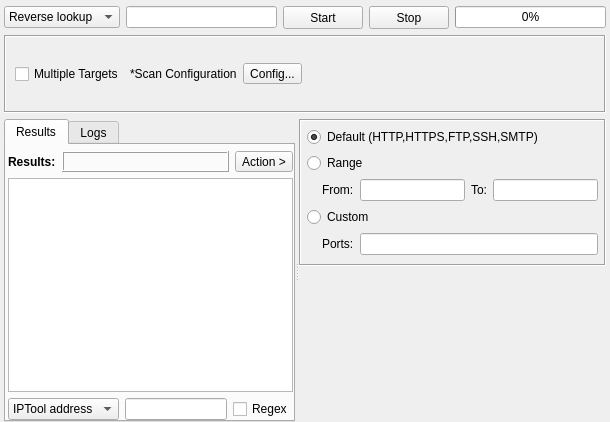
<?xml version="1.0" encoding="UTF-8"?>
<ui version="4.0">
 <class>IPTool</class>
 <widget class="QWidget" name="IPTool">
  <property name="geometry">
   <rect>
    <x>0</x>
    <y>0</y>
    <width>610</width>
    <height>422</height>
   </rect>
  </property>
  <property name="windowTitle">
   <string>Form</string>
  </property>
  <property name="styleSheet">
   <string notr="true"/>
  </property>
  <layout class="QVBoxLayout" name="verticalLayout_3">
   <property name="leftMargin">
    <number>4</number>
   </property>
   <property name="topMargin">
    <number>6</number>
   </property>
   <property name="rightMargin">
    <number>4</number>
   </property>
   <property name="bottomMargin">
    <number>0</number>
   </property>
   <item>
    <layout class="QHBoxLayout" name="horizontalLayout_5">
     <item>
      <widget class="QComboBox" name="comboBoxOption">
       <property name="sizePolicy">
        <sizepolicy hsizetype="Fixed" vsizetype="Fixed">
         <horstretch>0</horstretch>
         <verstretch>0</verstretch>
        </sizepolicy>
       </property>
       <property name="minimumSize">
        <size>
         <width>0</width>
         <height>0</height>
        </size>
       </property>
       <property name="focusPolicy">
        <enum>Qt::NoFocus</enum>
       </property>
       <property name="styleSheet">
        <string notr="true"/>
       </property>
       <item>
        <property name="text">
         <string>Reverse lookup</string>
        </property>
       </item>
       <item>
        <property name="text">
         <string>Port Scan</string>
        </property>
       </item>
       <item>
        <property name="text">
         <string>Ping Scan</string>
        </property>
       </item>
      </widget>
     </item>
     <item>
      <widget class="QLineEdit" name="lineEditTarget"/>
     </item>
     <item>
      <widget class="QPushButton" name="buttonStart">
       <property name="sizePolicy">
        <sizepolicy hsizetype="Fixed" vsizetype="Fixed">
         <horstretch>0</horstretch>
         <verstretch>0</verstretch>
        </sizepolicy>
       </property>
       <property name="minimumSize">
        <size>
         <width>75</width>
         <height>23</height>
        </size>
       </property>
       <property name="styleSheet">
        <string notr="true"/>
       </property>
       <property name="text">
        <string>Start</string>
       </property>
      </widget>
     </item>
     <item>
      <widget class="QPushButton" name="buttonStop">
       <property name="sizePolicy">
        <sizepolicy hsizetype="Fixed" vsizetype="Fixed">
         <horstretch>0</horstretch>
         <verstretch>0</verstretch>
        </sizepolicy>
       </property>
       <property name="minimumSize">
        <size>
         <width>75</width>
         <height>23</height>
        </size>
       </property>
       <property name="styleSheet">
        <string notr="true"/>
       </property>
       <property name="text">
        <string>Stop</string>
       </property>
      </widget>
     </item>
     <item>
      <widget class="QProgressBar" name="progressBar">
       <property name="minimumSize">
        <size>
         <width>0</width>
         <height>0</height>
        </size>
       </property>
       <property name="maximumSize">
        <size>
         <width>16777215</width>
         <height>16777215</height>
        </size>
       </property>
       <property name="styleSheet">
        <string notr="true"/>
       </property>
       <property name="value">
        <number>0</number>
       </property>
      </widget>
     </item>
    </layout>
   </item>
   <item>
    <widget class="QFrame" name="frame">
     <property name="frameShape">
      <enum>QFrame::Box</enum>
     </property>
     <property name="frameShadow">
      <enum>QFrame::Sunken</enum>
     </property>
     <layout class="QHBoxLayout" name="horizontalLayout_2">
      <property name="leftMargin">
       <number>9</number>
      </property>
      <property name="topMargin">
       <number>6</number>
      </property>
      <property name="rightMargin">
       <number>9</number>
      </property>
      <property name="bottomMargin">
       <number>6</number>
      </property>
      <item>
       <widget class="QCheckBox" name="checkBoxMultipleTargets">
        <property name="text">
         <string>Multiple Targets</string>
        </property>
       </widget>
      </item>
      <item>
       <widget class="QLabel" name="label">
        <property name="text">
         <string>*Scan Configuration</string>
        </property>
       </widget>
      </item>
      <item>
       <widget class="QToolButton" name="buttonConfig">
        <property name="minimumSize">
         <size>
          <width>0</width>
          <height>0</height>
         </size>
        </property>
        <property name="maximumSize">
         <size>
          <width>16777215</width>
          <height>16777215</height>
         </size>
        </property>
        <property name="styleSheet">
         <string notr="true"/>
        </property>
        <property name="text">
         <string>Config...</string>
        </property>
       </widget>
      </item>
      <item>
       <spacer name="horizontalSpacer_6">
        <property name="orientation">
         <enum>Qt::Horizontal</enum>
        </property>
        <property name="sizeHint" stdset="0">
         <size>
          <width>397</width>
          <height>20</height>
         </size>
        </property>
       </spacer>
      </item>
     </layout>
    </widget>
   </item>
   <item>
    <widget class="QSplitter" name="splitter">
     <property name="orientation">
      <enum>Qt::Horizontal</enum>
     </property>
     <widget class="QTabWidget" name="tabWidgetResults">
      <property name="styleSheet">
       <string notr="true"/>
      </property>
      <property name="tabPosition">
       <enum>QTabWidget::North</enum>
      </property>
      <property name="currentIndex">
       <number>0</number>
      </property>
      <widget class="QWidget" name="tabResults">
       <attribute name="title">
        <string>Results</string>
       </attribute>
       <layout class="QVBoxLayout" name="verticalLayout">
        <property name="leftMargin">
         <number>2</number>
        </property>
        <property name="topMargin">
         <number>6</number>
        </property>
        <property name="rightMargin">
         <number>0</number>
        </property>
        <property name="bottomMargin">
         <number>0</number>
        </property>
        <item>
         <layout class="QHBoxLayout" name="horizontalLayout_18">
          <item>
           <widget class="QLabel" name="label_14">
            <property name="sizePolicy">
             <sizepolicy hsizetype="Maximum" vsizetype="Preferred">
              <horstretch>0</horstretch>
              <verstretch>0</verstretch>
             </sizepolicy>
            </property>
            <property name="font">
             <font>
              <weight>75</weight>
              <bold>true</bold>
             </font>
            </property>
            <property name="text">
             <string>Results:</string>
            </property>
           </widget>
          </item>
          <item>
           <widget class="QLabel" name="labelResultsCount">
            <property name="sizePolicy">
             <sizepolicy hsizetype="Preferred" vsizetype="Preferred">
              <horstretch>0</horstretch>
              <verstretch>0</verstretch>
             </sizepolicy>
            </property>
            <property name="minimumSize">
             <size>
              <width>0</width>
              <height>0</height>
             </size>
            </property>
            <property name="maximumSize">
             <size>
              <width>16777215</width>
              <height>16777215</height>
             </size>
            </property>
            <property name="font">
             <font>
              <weight>75</weight>
              <bold>true</bold>
             </font>
            </property>
            <property name="styleSheet">
             <string notr="true"/>
            </property>
            <property name="frameShape">
             <enum>QFrame::Box</enum>
            </property>
            <property name="frameShadow">
             <enum>QFrame::Raised</enum>
            </property>
            <property name="text">
             <string/>
            </property>
           </widget>
          </item>
          <item>
           <widget class="QToolButton" name="buttonAction">
            <property name="sizePolicy">
             <sizepolicy hsizetype="Fixed" vsizetype="Fixed">
              <horstretch>0</horstretch>
              <verstretch>0</verstretch>
             </sizepolicy>
            </property>
            <property name="minimumSize">
             <size>
              <width>0</width>
              <height>0</height>
             </size>
            </property>
            <property name="font">
             <font>
              <weight>50</weight>
              <bold>false</bold>
             </font>
            </property>
            <property name="styleSheet">
             <string notr="true"/>
            </property>
            <property name="text">
             <string>Action &gt;</string>
            </property>
           </widget>
          </item>
         </layout>
        </item>
        <item>
         <widget class="QTableView" name="tableViewResults">
          <property name="font">
           <font>
            <family>MS Shell Dlg 2</family>
            <pointsize>8</pointsize>
           </font>
          </property>
          <property name="focusPolicy">
           <enum>Qt::NoFocus</enum>
          </property>
          <property name="contextMenuPolicy">
           <enum>Qt::CustomContextMenu</enum>
          </property>
          <property name="accessibleDescription">
           <string/>
          </property>
          <property name="styleSheet">
           <string notr="true"/>
          </property>
          <property name="editTriggers">
           <set>QAbstractItemView::NoEditTriggers</set>
          </property>
          <property name="showDropIndicator" stdset="0">
           <bool>false</bool>
          </property>
          <property name="dragDropOverwriteMode">
           <bool>false</bool>
          </property>
          <property name="alternatingRowColors">
           <bool>true</bool>
          </property>
          <property name="selectionMode">
           <enum>QAbstractItemView::ExtendedSelection</enum>
          </property>
          <property name="verticalScrollMode">
           <enum>QAbstractItemView::ScrollPerPixel</enum>
          </property>
          <property name="horizontalScrollMode">
           <enum>QAbstractItemView::ScrollPerPixel</enum>
          </property>
          <property name="showGrid">
           <bool>false</bool>
          </property>
          <property name="sortingEnabled">
           <bool>true</bool>
          </property>
          <property name="cornerButtonEnabled">
           <bool>false</bool>
          </property>
          <attribute name="horizontalHeaderCascadingSectionResizes">
           <bool>true</bool>
          </attribute>
          <attribute name="horizontalHeaderMinimumSectionSize">
           <number>50</number>
          </attribute>
          <attribute name="horizontalHeaderDefaultSectionSize">
           <number>150</number>
          </attribute>
          <attribute name="horizontalHeaderShowSortIndicator" stdset="0">
           <bool>true</bool>
          </attribute>
          <attribute name="horizontalHeaderStretchLastSection">
           <bool>true</bool>
          </attribute>
          <attribute name="verticalHeaderVisible">
           <bool>false</bool>
          </attribute>
          <attribute name="verticalHeaderMinimumSectionSize">
           <number>15</number>
          </attribute>
          <attribute name="verticalHeaderDefaultSectionSize">
           <number>15</number>
          </attribute>
          <attribute name="verticalHeaderHighlightSections">
           <bool>true</bool>
          </attribute>
         </widget>
        </item>
        <item>
         <layout class="QHBoxLayout" name="horizontalLayout_7">
          <item>
           <widget class="QComboBox" name="comboBoxFilter">
            <property name="minimumSize">
             <size>
              <width>0</width>
              <height>0</height>
             </size>
            </property>
            <item>
             <property name="text">
              <string>IPTool address</string>
             </property>
            </item>
            <item>
             <property name="text">
              <string>Hostname</string>
             </property>
            </item>
           </widget>
          </item>
          <item>
           <widget class="QLineEdit" name="lineEditFilter"/>
          </item>
          <item>
           <widget class="QCheckBox" name="checkBoxRegex">
            <property name="text">
             <string>Regex</string>
            </property>
           </widget>
          </item>
         </layout>
        </item>
       </layout>
      </widget>
      <widget class="QWidget" name="tabLogs">
       <attribute name="title">
        <string>Logs</string>
       </attribute>
       <layout class="QVBoxLayout" name="verticalLayout_24">
        <property name="leftMargin">
         <number>0</number>
        </property>
        <property name="topMargin">
         <number>2</number>
        </property>
        <property name="rightMargin">
         <number>0</number>
        </property>
        <property name="bottomMargin">
         <number>0</number>
        </property>
        <item>
         <widget class="QPlainTextEdit" name="plainTextEditLogs">
          <property name="readOnly">
           <bool>true</bool>
          </property>
         </widget>
        </item>
       </layout>
      </widget>
     </widget>
     <widget class="QWidget" name="layoutWidget">
      <layout class="QVBoxLayout" name="verticalLayout_2">
       <item>
        <widget class="QFrame" name="framePort">
         <property name="minimumSize">
          <size>
           <width>0</width>
           <height>0</height>
          </size>
         </property>
         <property name="frameShape">
          <enum>QFrame::Box</enum>
         </property>
         <property name="frameShadow">
          <enum>QFrame::Sunken</enum>
         </property>
         <layout class="QVBoxLayout" name="verticalLayout_4">
          <property name="leftMargin">
           <number>6</number>
          </property>
          <property name="topMargin">
           <number>6</number>
          </property>
          <property name="rightMargin">
           <number>6</number>
          </property>
          <property name="bottomMargin">
           <number>9</number>
          </property>
          <item>
           <widget class="QRadioButton" name="radioButtonDefault">
            <property name="text">
             <string>Default (HTTP,HTTPS,FTP,SSH,SMTP)</string>
            </property>
            <property name="checked">
             <bool>true</bool>
            </property>
           </widget>
          </item>
          <item>
           <widget class="QRadioButton" name="radioButtonRange">
            <property name="text">
             <string>Range</string>
            </property>
           </widget>
          </item>
          <item>
           <layout class="QHBoxLayout" name="horizontalLayout">
            <property name="leftMargin">
             <number>15</number>
            </property>
            <item>
             <widget class="QLabel" name="label_2">
              <property name="text">
               <string>From:</string>
              </property>
             </widget>
            </item>
            <item>
             <widget class="QLineEdit" name="lineEditFrom"/>
            </item>
            <item>
             <widget class="QLabel" name="label_3">
              <property name="text">
               <string>To:</string>
              </property>
             </widget>
            </item>
            <item>
             <widget class="QLineEdit" name="lineEditTo"/>
            </item>
           </layout>
          </item>
          <item>
           <widget class="QRadioButton" name="radioButtonCustom">
            <property name="text">
             <string>Custom</string>
            </property>
           </widget>
          </item>
          <item>
           <layout class="QHBoxLayout" name="horizontalLayout_3">
            <property name="leftMargin">
             <number>15</number>
            </property>
            <item>
             <widget class="QLabel" name="label_4">
              <property name="text">
               <string>Ports:</string>
              </property>
             </widget>
            </item>
            <item>
             <widget class="QLineEdit" name="lineEditCustom"/>
            </item>
           </layout>
          </item>
         </layout>
        </widget>
       </item>
       <item>
        <widget class="InputWidget" name="targets" native="true">
         <property name="minimumSize">
          <size>
           <width>0</width>
           <height>150</height>
          </size>
         </property>
        </widget>
       </item>
      </layout>
     </widget>
    </widget>
   </item>
  </layout>
 </widget>
 <customwidgets>
  <customwidget>
   <class>InputWidget</class>
   <extends>QWidget</extends>
   <header>src/widgets/InputWidget.h</header>
   <container>1</container>
  </customwidget>
 </customwidgets>
 <resources/>
 <connections/>
</ui>
